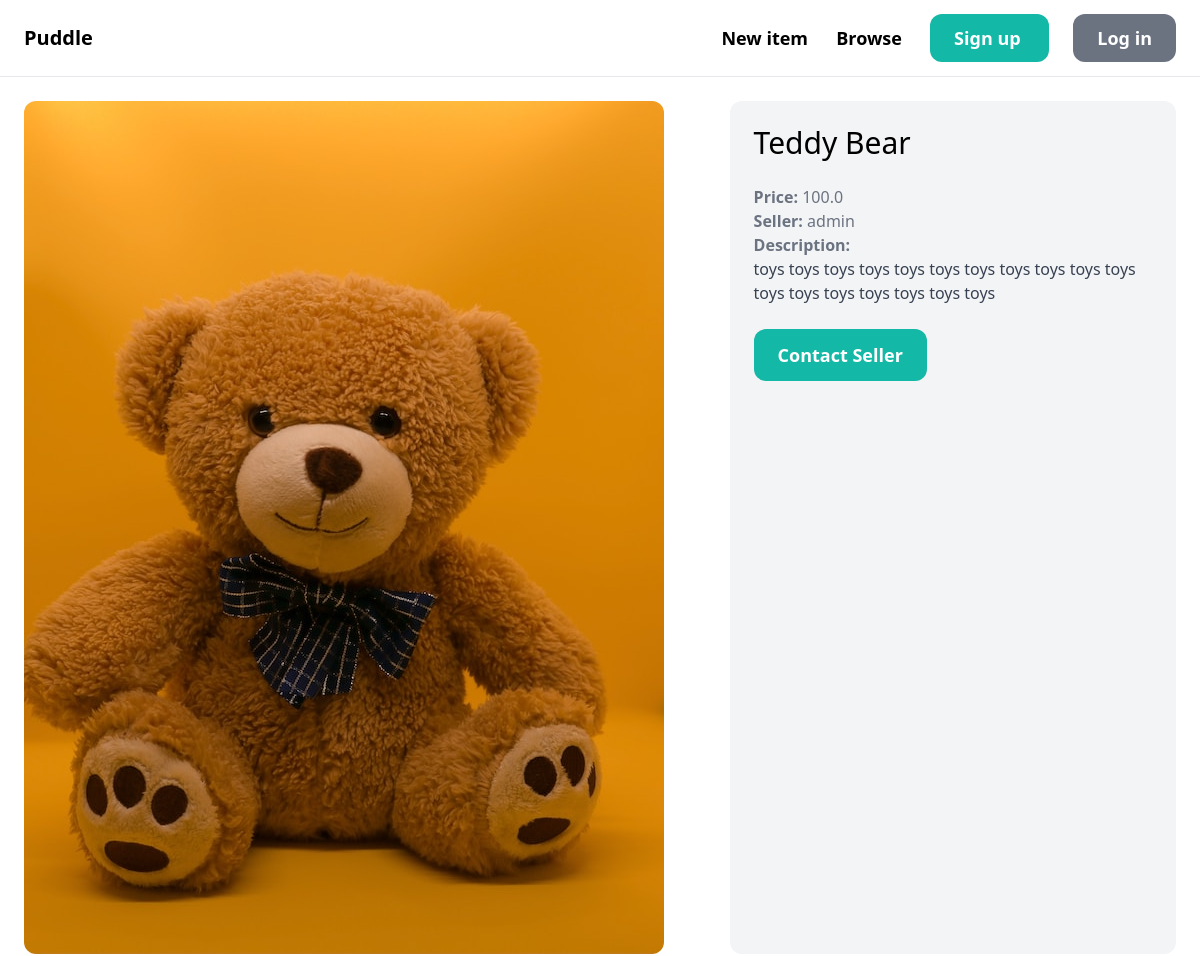
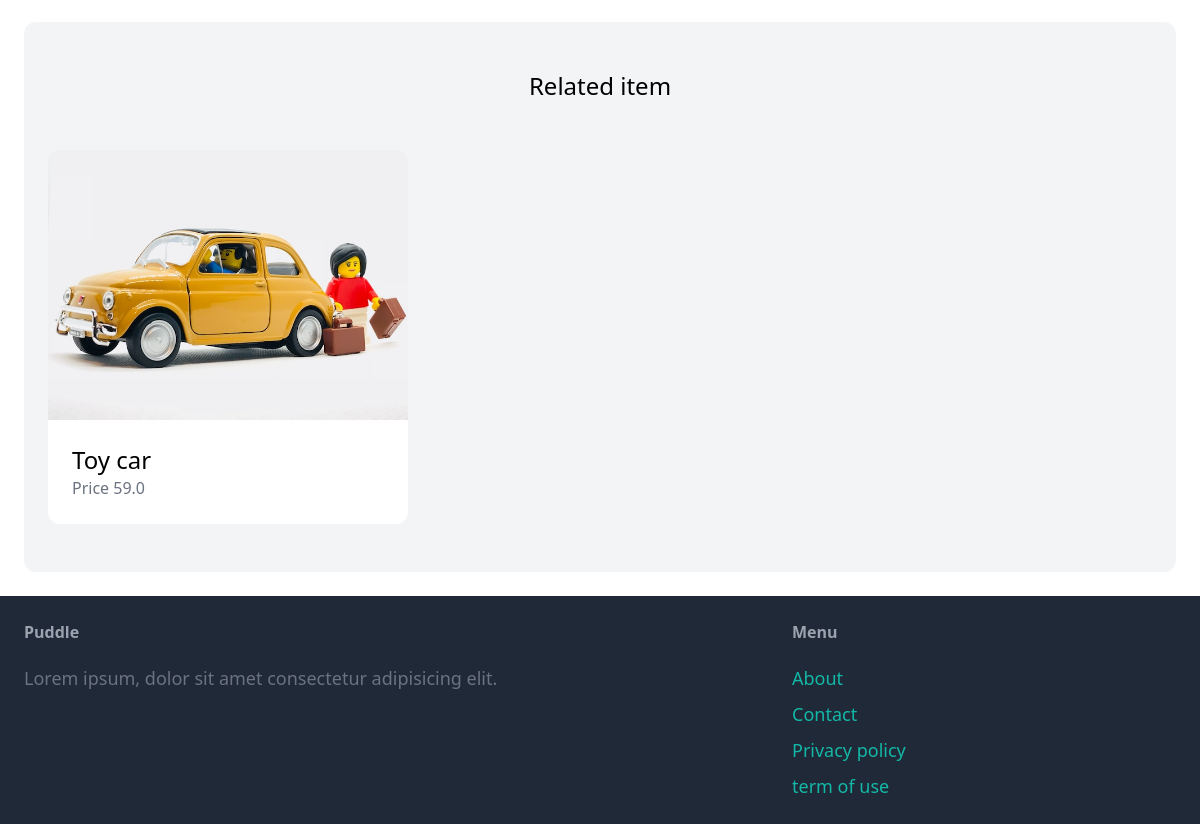
Page /items/1/ on the committed database (2 pictures, top to bottom).
### item/models.py (models this page shows, shortened)
class Item(models.Model):
    category = models.ForeignKey(Category, related_name='items', on_delete=models.CASCADE)
    name = models.CharField(max_length=255)
    description = models.TextField(blank=True, null=True)
    price = models.FloatField()
    image = models.ImageField(upload_to='item_images', blank=True, null=True)
    is_sold = models.BooleanField(default=False)
    created_by = models.ForeignKey(User, related_name='items', on_delete=models.CASCADE)
    created_at = models.DateTimeField(auto_now_add=True)

### item/views.py (the view)
# urls.py: path('<int:pk>/', views.detail, name='detail'),
def detail (request, pk):
    item = get_object_or_404(Item, pk=pk)
    related_items = Item.objects.filter(category=item.category, is_sold=False).exclude(pk=pk)[0:3]
    return render(request, 'item/detail.html', {
        'item': item,
        'related_items': related_items
    })

### item/templates/item/detail.html (shortened to what this page needs)
{% extends 'core/base.html' %}
{% block content %}
  <div class="grid grid-cols-5 gap-6">
    <div class="col-span-3">
        <img src="{{ item.image.url }}" class="rounded-xl">
    </div>
    <div class="col-span-2 p-6 bg-gray-100 rounded-xl">
      <h1 class="mb-6 text-3xl">{{item.name}}</h1>
      <p class="text-gray-500"><strong>Price:</strong> {{item.price}}</p>
      <p class="text-gray-500"><strong>Seller:</strong> {{item.created_by.username}}</p>
      {% if item.description %}
        <p class="text-gray-700">
          <strong class="text-gray-500">Description:</strong><br>
          {{item.description}}
        </p>
      {% endif %}
      <a href="" class="inline-block mt-6 px-6 py-3 text-lg font-semibold bg-teal-500 text-white rounded-xl hover:bg-teal-700">
        Contact Seller
      </a>
    </div>
  </div>
  <div class="mt-6 px-6 py-12 bg-gray-100 rounded-xl">
    <h2 class="mb-12 text-2xl text-center">Related item</h2>
    <div class="grid grid-cols-3 gap-3">
      {% for item in related_items %}
        <div>
          <a href="{% url 'item:detail' item.id %}">
            <div>
              <img src="{{item.image.url}}" class="rounded-t-xl">
            </div>
            <div class="p-6 bg-white rounded-b-xl">
              <h2 class="text-2xl">{{item.name}}</h2>
              <p class="text-gray-500">Price {{item.price}}</p>
            </div>
          </a>
        </div>
      {% endfor %}
    </div>
  </div>
{% endblock %}

### rows in the picture
Item: image (picture), name "Teddy Bear", price "100.0", created_by.username "admin", description "toys toys toys toys toys toys toys toys toys toys toys toys toys toys toys toys toys toys"
Item: image (picture), name "Toy car", price "59.0"
